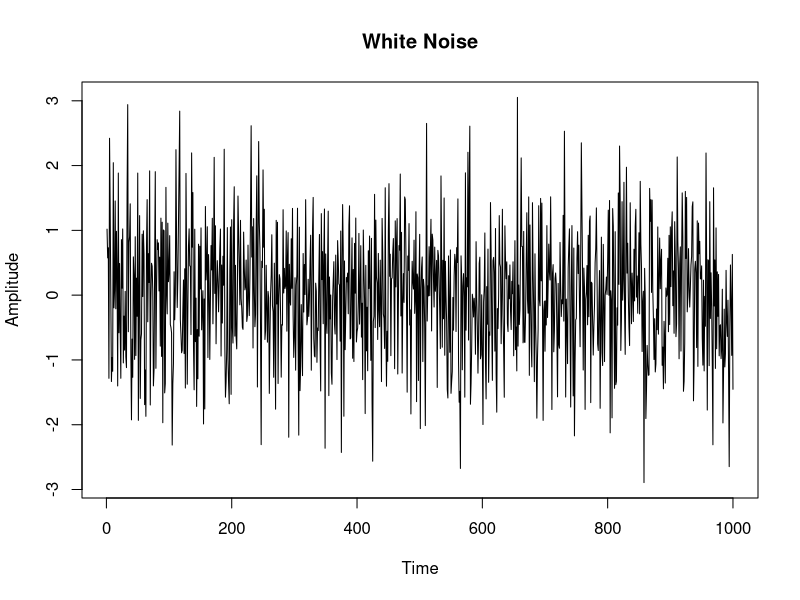

The R script that drew this image:
# Generate white noise
a <- rnorm(n = 1000, mean = 0, sd = 1)

# Plot the white noise
plot(a, type = "l", main = "White Noise", xlab = "Time", ylab = "Amplitude")

# Defining parameters

phi0 <- 1
phi1 <- runif(n=1, min=-0.99, max=0.99)
